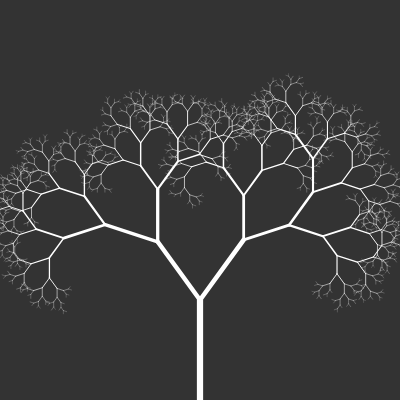
Frame 1 (no input)
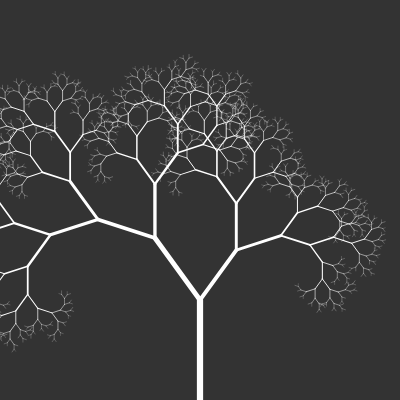
Frame 2 (the mouse pressed at the canvas centre, redrawn once)

The p5.js sketch that drew these frames (run headless with seeded random() and noise() and a simulated clock; the mouse was pressed at the canvas centre and the sketch redrawn once):

// p5.js sketch
// ── sketch.js
// non simetric , tree, reload page for a new tree

let angle = 0;
let slider;

function setup() {
	createCanvas(400, 400);
	slider = createSlider(0, 2 * PI, PI / 5, PI / 90);
}

function draw() {
	background(51);
	stroke(255);
	translate(200, height);
	angle = PI / 6;
	branch(100);
	noLoop();
}

function branch(len) {
	strokeWeight(len / 16);
	line(0, 0, 0, -len);
	translate(0, -len);
	push();
	angle = slider.value();

	if (len > 4) {
		rotate(angle);
		branch(len * random(.6, .8));
	}
	pop();
	if (len > 4) {
		rotate(-angle);
		branch(len * random(.5, .9));
	}

}
